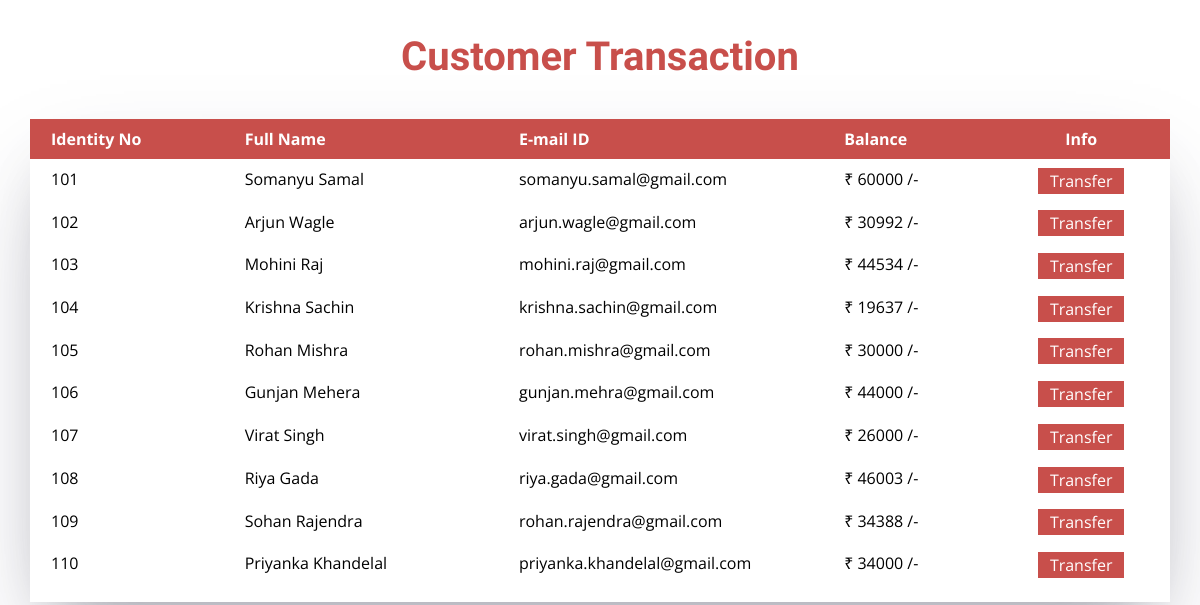
Before: /customers/customer.php with the older database file.
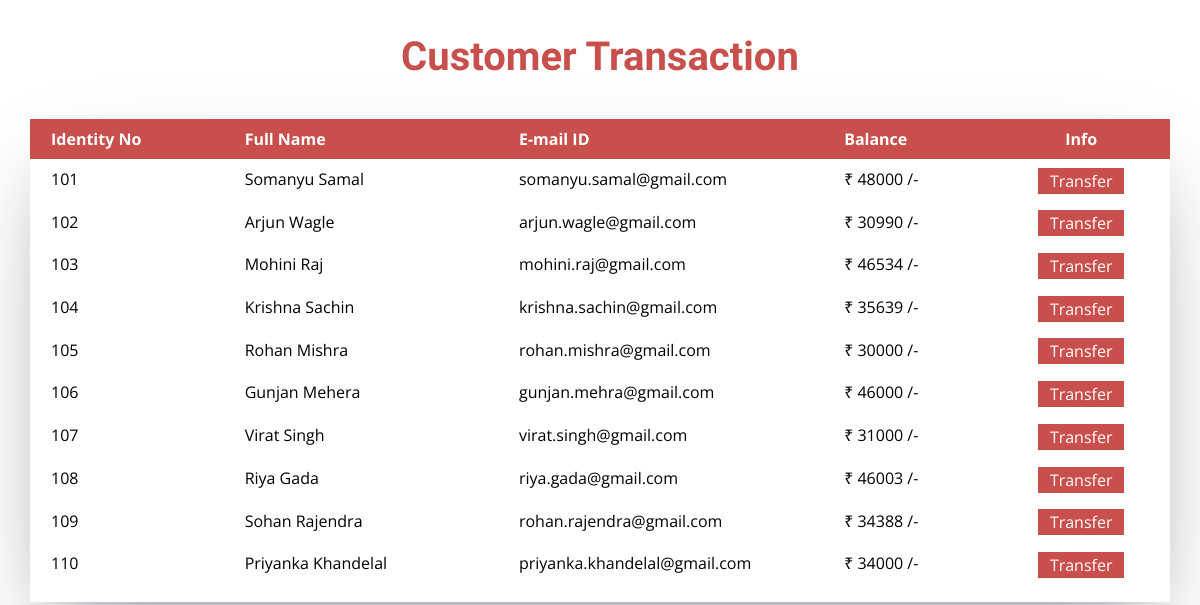
After: the same page with the newer database file.
### tables this page shows
CREATE TABLE `customer_transc` (
  `id` tinyint(4) NOT NULL,
  `full_name` text NOT NULL,
  `email_id` text NOT NULL,
  `balance` int(6) NOT NULL
);

### customers/customer.php (the view, shortened to what this page needs)
<?php include 'config.php';
$sql = "SELECT * FROM customer_transc";
$result = $mysqli->query($sql);
?>
<!DOCTYPE html>
<html lang="en">
<head>
    <link rel="stylesheet" href="./assets/customer.css">
</head>
<body>
    <div style="margin-top: 26px;">
        <h1 class="text-center justify-content-lg-center">Customer Transaction</h1>
    </div>
    <div class="div-two">
        <div class="table-responsive">
            <table class="table">
                <thead>
                    <tr>
                        <th style="padding-left: 21px;text-align: left;">Identity No</th>
                        <th style="text-align: left;">Full Name</th>
                        <th style="width: 325.2px;text-align: left;">E-mail ID</th>
                        <th style="text-align: left;">Balance</th>
                        <th>Info</th>
                    </tr>
                </thead>
				<?php
         			while($rows=$result->fetch_assoc())
         			{
     			?>
                <tbody>
                    <tr>
                        <td style="padding-left: 21px;text-align: left;"><?php echo $rows['id'];?></td>
                        <td style="text-align: left;"><?php echo $rows['full_name'];?></td>
                        <td style="text-align: left;"><?php echo $rows['email_id'];?></td>
                        <td style="text-align: left;">₹ <?php echo $rows['balance'];?> /-</td>
                        <td><a class="btn" role="button" href="./transfer.php?id=<?php echo $rows['id'];?>" style="border-style: none;padding-top: 1px;padding-bottom: 1px;background: #c84f4b;color: #fff;border-radius: 0px;">Transfer</a></td>
                    </tr>
                </tbody>
				<?php
				 }
				?>
            </table>
        </div>
    </div>
</body>
</html>

Changed rows visible on the page:
changed customer_transc "Somanyu Samal": balance "60000" → "48000"
changed customer_transc "Arjun Wagle": balance "30992" → "30990"
changed customer_transc "Mohini Raj": balance "44534" → "46534"
changed customer_transc "Krishna Sachin": balance "19637" → "35639"
changed customer_transc "Gunjan Mehera": balance "44000" → "46000"
changed customer_transc "Virat Singh": balance "26000" → "31000"
